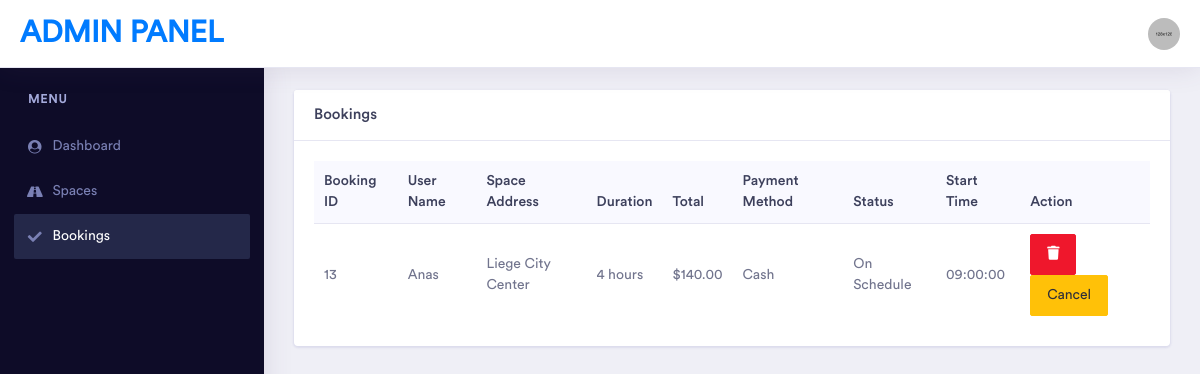
Page /admin/ad-bookings.php (signed in) on the committed database.
### tables this page shows
CREATE TABLE `bookings` (
  `b_id` int NOT NULL,
  `s_id` int DEFAULT NULL,
  `u_id` int DEFAULT NULL,
  `duration` int DEFAULT NULL,
  `total` decimal(10,2) DEFAULT NULL,
  `payment_method` varchar(50) DEFAULT NULL,
  `status` int NOT NULL DEFAULT '1',
  `date` date NOT NULL,
  `start_time` time DEFAULT NULL,
  `end_time` time DEFAULT NULL,
  `created_at` timestamp NULL DEFAULT CURRENT_TIMESTAMP,
  `updated_at` timestamp NULL DEFAULT CURRENT_TIMESTAMP ON UPDATE CURRENT_TIMESTAMP
);

CREATE TABLE `users` (
  `u_id` int NOT NULL,
  `name` varchar(255) DEFAULT NULL,
  `email` varchar(255) DEFAULT NULL,
  `password` varchar(255) DEFAULT NULL,
  `image` varchar(255) NOT NULL DEFAULT 'placeholder.jpg',
  `type` varchar(255) DEFAULT NULL
);

CREATE TABLE `spaces` (
  `s_id` int NOT NULL,
  `u_id` int DEFAULT NULL,
  `post_code` varchar(10) DEFAULT NULL,
  `address` varchar(255) DEFAULT NULL,
  `type` varchar(255) DEFAULT NULL,
  `description` text,
  `latitude` varchar(255) NOT NULL,
  `longitude` varchar(255) NOT NULL,
  `full_time` tinyint(1) DEFAULT NULL,
  `mon_start` time DEFAULT NULL,
  `mon_end` time DEFAULT NULL,
  `tue_start` time DEFAULT NULL,
  `tue_end` time DEFAULT NULL,
  `wed_start` time DEFAULT NULL,
  `wed_end` time DEFAULT NULL,
  `thu_start` time DEFAULT NULL,
  `thu_end` time DEFAULT NULL,
  `fri_start` time DEFAULT NULL,
  `fri_end` time DEFAULT NULL,
  `sat_start` time DEFAULT NULL,
  `sat_end` time DEFAULT NULL,
  `sun_start` time DEFAULT NULL,
  `sun_end` time DEFAULT NULL,
  `rate` int DEFAULT NULL,
  `status` tinyint(1) NOT NULL DEFAULT '1'
);

### admin/ad-bookings.php (the view, shortened to what this page needs)
<?php
include('../db_conn.php');
$showBookings = $reviewModals = '';
$sqlBookings = "SELECT b.*, s.address, u.name as user_name FROM bookings b
                JOIN spaces s ON b.s_id = s.s_id
                JOIN users u ON b.u_id = u.u_id";
$resultBookings = mysqli_query($conn, $sqlBookings);
if (mysqli_num_rows($resultBookings) > 0) {
    while ($row = mysqli_fetch_assoc($resultBookings)) {
        $showBookings .= '<tr>
            <td class="text-start">' . $row['b_id'] . '</td>
            <td class="text-start">' . $row['user_name'] . '</td>
            <td class="text-start">' . $row['address'] . '</td>
            <td class="text-start">' . $row['duration'] . ' hours</td>
            <td class="text-start">$' . $row['total'] . '</td>
            <td class="text-start">' . $row['payment_method'] . '</td>
            <td class="text-start">' . getStatusText($row['status']) . '</td>
            <td class="text-start">' . $row['start_time'] . '</td>
            <td class="text-start">
                <a onclick="return confirm(\'Do you really want to delete this booking?\')" href="?delete=' . $row['b_id'] . '" class="btn btn-danger"><i class="fa fa-trash"></i></a>';
        if ($row['status'] == 1 && strtotime($row['start_time']) > time()) {
            $showBookings .= ' <a href="cancel.php?b_id=' . $row['b_id'] . '" class="btn btn-warning">Cancel</a>';
        }
        $showBookings .= '</td>
        </tr>';
    }
} else {
    $showBookings = '<tr><td colspan="8" class="text-center">No bookings found!</td></tr>';
}
function getStatusText($status)
{
    switch ($status) {
        case 1:
            return 'On Schedule';
    }
}
?>
<!doctype html>
<html lang="en">
    <head>
        <link rel="stylesheet" href="./assets/vendor/bootstrap/css/bootstrap.min.css">
        <link href="./assets/vendor/fonts/circular-std/style.css" rel="stylesheet">
        <link rel="stylesheet" href="./assets/libs/css/style.css">
        <link rel="stylesheet" href="./assets/vendor/fonts/fontawesome/css/fontawesome-all.css">
    </head>
    <body>
        <div class="dashboard-main-wrapper">
            <?php include('header.php'); ?>
            <?php include('sidebar.php'); ?>
            <div class="dashboard-wrapper">
                <div class="dashboard-ecommerce">
                    <div class="container-fluid dashboard-content ">
                        <div class="ecommerce-widget">
                            <div class="row">
                                <div class="col-12 mb-4">
                                    <div class="card">
                                        <h5 class="card-header">Bookings</h5>
                                        <div class="card-body">
                                            <div class="table-responsive">
                                                <table class="table">
                                                    <thead class="bg-light">
                                                        <tr class="border-0">
                                                            <th class="border-0">Booking ID</th>
                                                            <th class="border-0">User Name</th>
                                                            <th class="border-0">Space Address</th>
                                                            <th class="border-0">Duration</th>
                                                            <th class="border-0">Total</th>
                                                            <th class="border-0">Payment Method</th>
                                                            <th class="border-0">Status</th>
                                                            <th class="border-0">Start Time</th>
                                                            <th class="border-0">Action</th>
                                                        </tr>
                                                    </thead>
                                                    <tbody>
                                                        <?php echo $showBookings; ?>
                                                    </tbody>
                                                </table>
                                            </div>
                                        </div>
                                    </div>
                                </div>
                            </div>
                        </div>
                    </div>
                </div>
            </div>
        </div>
    </body>
</html>

### rows in the picture
bookings: b_id "13", u.name "Anas", s.address "Liege City Center", duration "4", total "140.00", payment_method "Cash", status "On Schedule", start_time "09:00:00"
